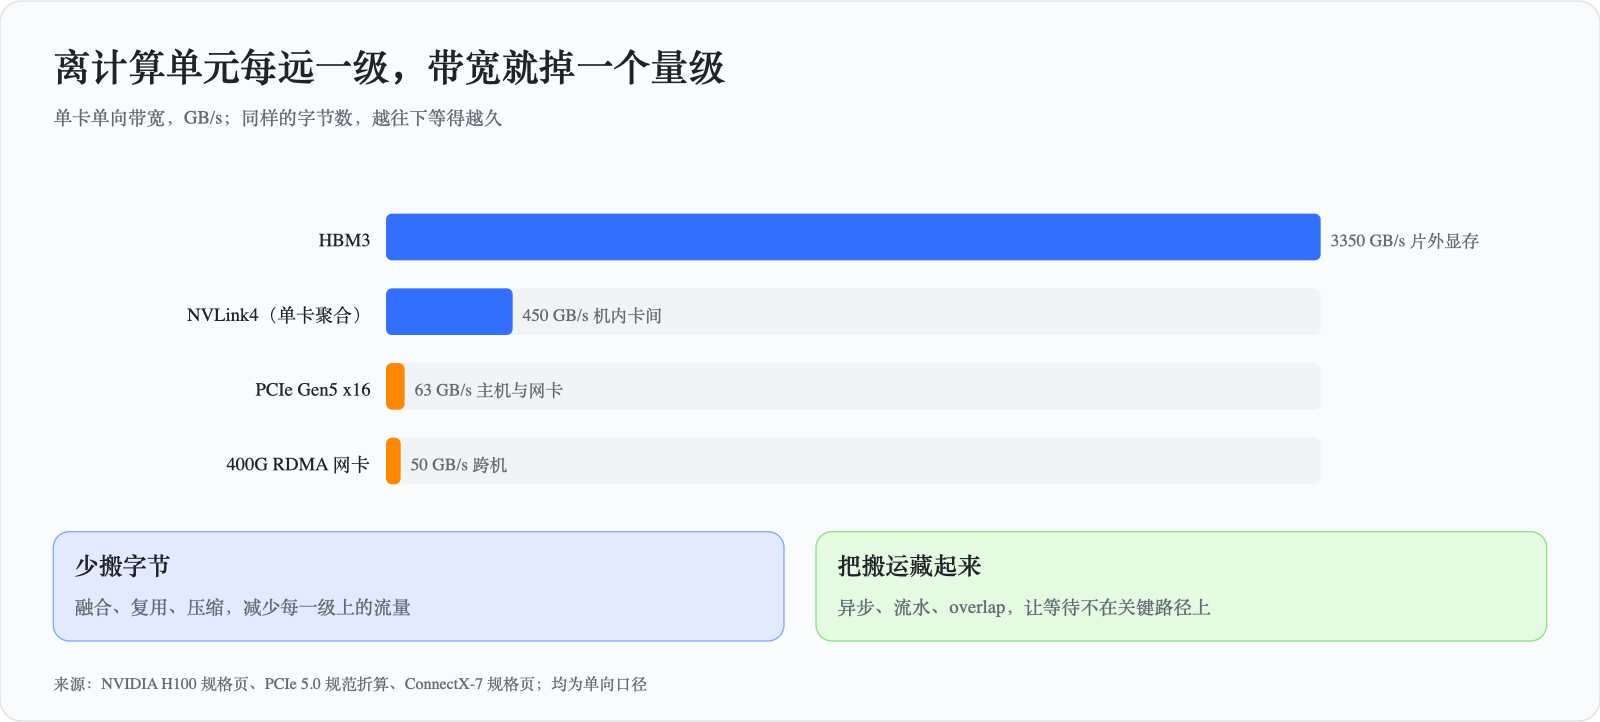

This chart was generated by the following Python code:
"""Type: ladder (ordered levels). Use for hierarchies where one quantity drops level by level."""
from _boot import out
from svgkit import Board

b = Board('离计算单元每远一级，带宽就掉一个量级',
          '单卡单向带宽，GB/s；同样的字节数，越往下等得越久',
          src='来源：NVIDIA H100 规格页、PCIe 5.0 规范折算、ConnectX-7 规格页；均为单向口径')
rows = [('HBM3', 3350, 'blue', '片外显存'),
        ('NVLink4（单卡聚合）', 450, 'blue', '机内卡间'),
        ('PCIe Gen5 x16', 63, 'orange', '主机与网卡'),
        ('400G RDMA 网卡', 50, 'orange', '跨机')]
y = b.bars(40, 160, rows, w=700, label_w=250, unit=' GB/s', bh=34, gap=22)
cols = b.cols(2)
y2 = b.card(cols[0][0], y + 36, cols[0][1], '少搬字节', ['融合、复用、压缩，减少每一级上的流量'], fam='blue')
b.card(cols[1][0], y + 36, cols[1][1], '把搬运藏起来', ['异步、流水、overlap，让等待不在关键路径上'], fam='green')
b.save(out('ladder'))
